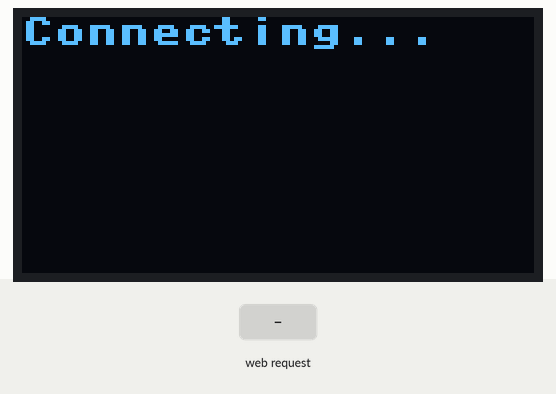
This program was run on a simulated Raspberry Pi Pico running MicroPython. On the bench: 128×64 one-colour display. Inputs (shaded band) come from the test bench. WiFi joins after 1.5 s; library files of the repository ran but are not shown: ssd1306.py; what the program prints to the serial console is not drawn.

Above: at 0.2 s.
At 1.4 s:
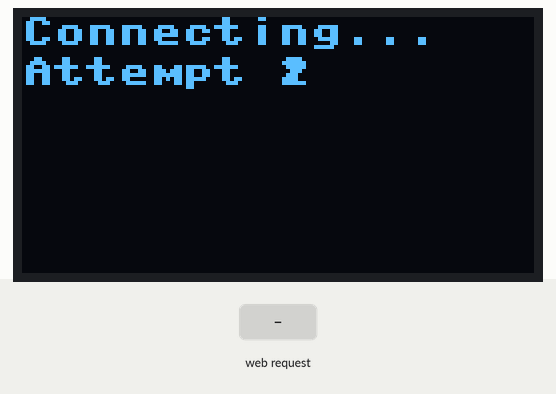
At 3.6 s:
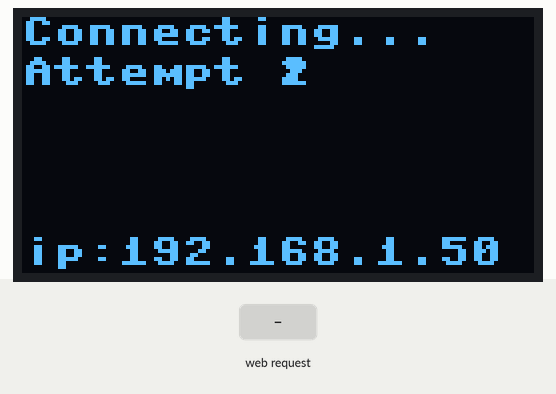
3.7 s: HTTP request GET / received
Timing chart, 0 to 6.7 s (numbered marks = the images above; inputs shaded):
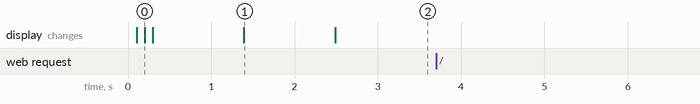

Measured:
- after the input at 3.7 s, every drawn part: stays the same
- what the display in image 1 shows lasts 1.1 s, from 1.4 s to 2.5 s

The program:

1.py
```python
from machine import Pin, SoftI2C
import network
import socket
import time
import ssd1306

i2c = SoftI2C(scl=Pin(21), sda=Pin(20), freq=100000, timeout=5000)
oled_width = 128
oled_height = 64
oled = ssd1306.SSD1306_I2C(oled_width, oled_height, i2c)

#parametres de l'AP
ssid="AP-IOT-BPCIEL"
key="wificielCIEL2024$"

def connect():
    sta_if = network.WLAN(network.STA_IF)
    if not sta_if.isconnected():

        print('connecting to network...')
        oled.text('Connecting...', 0, 0)
        oled.show()

        sta_if.active(True)
        sta_if.connect(ssid, key)
        attempt = 0
        while not sta_if.isconnected() and attempt < 10:

            print('Attempt', attempt + 1)
            oled.text('Attempt ' + str(attempt + 1), 0, 10)
            oled.show()

            attempt += 1
            time.sleep(1)
        if not sta_if.isconnected():

            print('Failed to connect to network')
            oled.text('Failed to connect', 0, 20)
            oled.show()

            return False

    print('network config:', sta_if.ifconfig())
    oled.text('ip:' + sta_if.ifconfig()[0], 0, 55)
    oled.show()

    return True

print("start programme")
oled.fill(0)
if connect():
    addr = socket.getaddrinfo('0.0.0.0', 80)[0][-1]
    s = socket.socket()
    s.bind(addr)
    s.listen(5)

    print('listening on', addr)
    """ oled.text('Listening on ', 0, 20)
    oled.text(str(addr), 0, 30)
    oled.show() """

    def web_page():
        html = """<!DOCTYPE html>
                <html>
                <head>
                <title>Pico W</title>
                </head>
                <body style="background-color:powderblue;">
                <h1 style="color:blue;">Hello, World!</h1>
                <p style="font-family:courier;"> Ceci est la page du serveur
                web Pico Pi IoT</p>
                </body>
                </html>
                """
        return html

    while True:


        print("Attente d'une connexion client")
        connexionClient, adresse = s.accept()
        connexionClient.settimeout(4.0)
        print("Connecté avec le client", adresse)

        print("Attente requete du client")
        requete = connexionClient.recv(1024)    #requête du client
        requete = str(requete)
        print("Requete du client = ", requete)
        connexionClient.settimeout(None)

        print("Envoi reponse du serveur : code HTML a afficher")
        connexionClient.send('HTTP/1.0 200 OK\r\nContent-type: text/html\r\n\r\n')
        reponse = web_page()
        connexionClient.send(reponse)
        connexionClient.close()
        print("Connexion avec le client fermee")
else:
    print("Unable to start server due to network connection failure")
    oled.text('No network', 0, 0)
```
